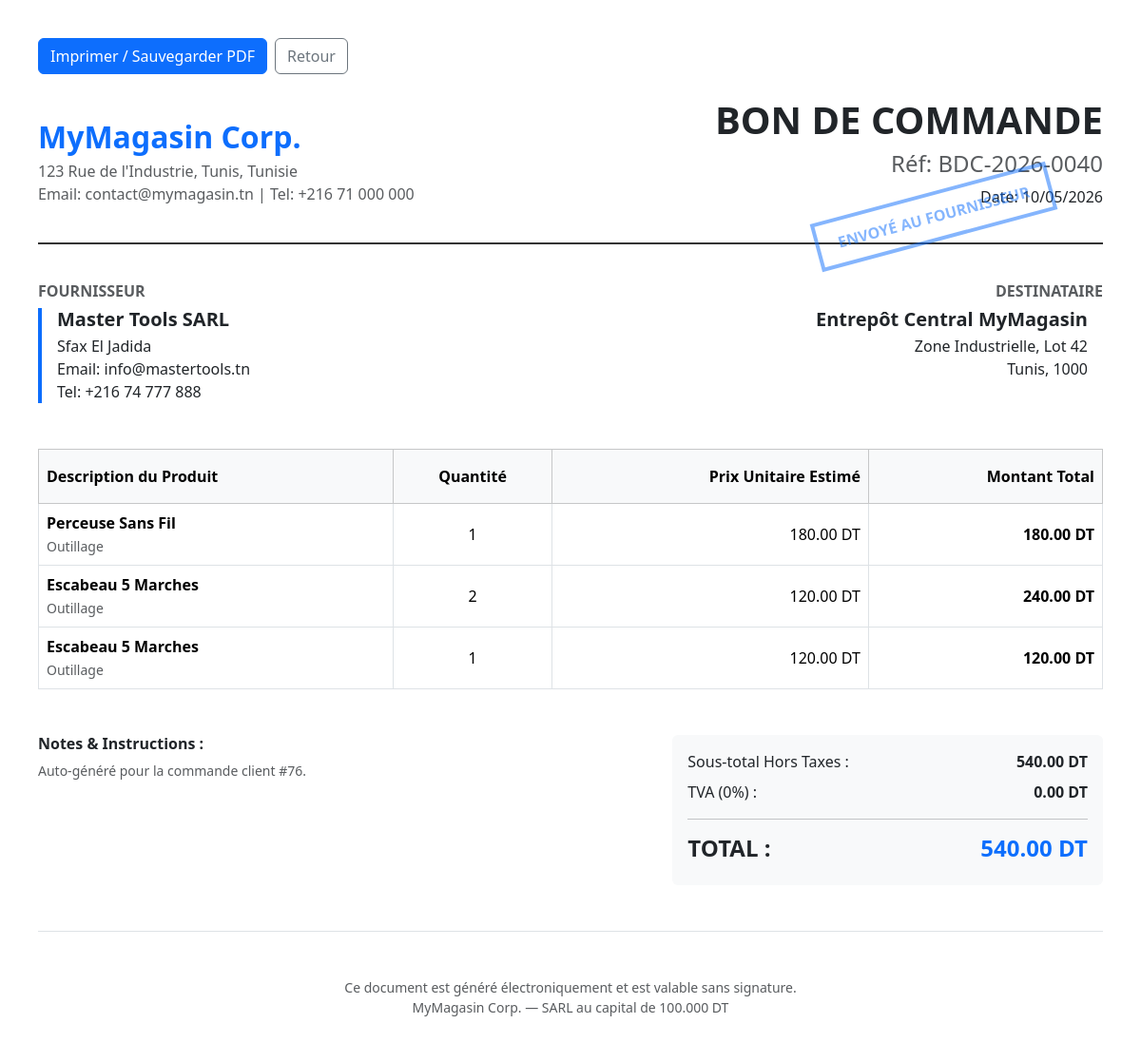
/magasin/bdc/40/imprimer/ (signed in), run on the app's committed database.
### magasin/models.py (models this page shows, shortened)
class BonDeCommande(models.Model):
    STATUT_CHOICES = [
        ('brouillon', 'Brouillon'),
        ('envoye',    'Envoyé au fournisseur'),
        ('accepte',   'Accepté'),
        ('recu',      'Reçu en magasin'),
        ('annule',    'Annulé'),
    ]
    fournisseur   = models.ForeignKey(Fournisseur, on_delete=models.PROTECT, related_name='bons_de_commande')
    commande      = models.ForeignKey(Commande, on_delete=models.SET_NULL, null=True, blank=True,
                                      related_name='bons_de_commande',
                                      verbose_name="Commande client liée (optionnel)")
    cree_par      = models.ForeignKey(User, on_delete=models.SET_NULL, null=True, related_name='bons_crees')
    statut        = models.CharField(max_length=20, choices=STATUT_CHOICES, default='brouillon')
    date_creation = models.DateTimeField(auto_now_add=True)
    date_envoi    = models.DateTimeField(null=True, blank=True)
    date_reception = models.DateTimeField(null=True, blank=True)
    notes         = models.TextField(blank=True)
    reference     = models.CharField(max_length=50, blank=True, verbose_name="Référence BDC")
    class Meta:
        verbose_name        = 'Bon de Commande'
        verbose_name_plural = 'Bons de Commande'
        ordering            = ['-date_creation']
    @property
    def total_bdc(self):
        return sum(ligne.total_ligne for ligne in self.lignes.all())

class Fournisseur(models.Model):
    nom       = models.CharField(max_length=100)
    adresse   = models.TextField()
    email     = models.EmailField()
    telephone = models.CharField(max_length=8)
    class Meta:
        verbose_name        = 'Fournisseur'
        verbose_name_plural = 'Fournisseurs'
        ordering            = ['nom']

class BonDeCommandeLigne(models.Model):
    bon        = models.ForeignKey(BonDeCommande, on_delete=models.CASCADE, related_name='lignes')
    produit    = models.ForeignKey(Produit, on_delete=models.PROTECT)
    quantite   = models.PositiveIntegerField(default=1)
    prix_achat = models.DecimalField(max_digits=10, decimal_places=2, default=0)
    @property
    def total_ligne(self):
        prix = self.prix_achat if self.prix_achat > 0 else self.produit.prix_achat
        return self.quantite * prix

class Produit(models.Model):
    TYPE_CHOICES = [
        ('em', 'Électroménager'),
        ('el', 'Électronique'),
        ('mo', 'Mobilier'),
        ('ve', 'Vêtement'),
        ('ou', 'Outillage'),
        ('al', 'Alimentation'),
        ('au', 'Autre'),
    ]
    type          = models.CharField(max_length=2, choices=TYPE_CHOICES)
    libelle       = models.CharField(max_length=100)
    description   = models.TextField()
    prix          = models.DecimalField(max_digits=10, decimal_places=2)
    prix_achat    = models.DecimalField(max_digits=10, decimal_places=2, default=0.00)
    stock         = models.PositiveIntegerField(default=0)
    stock_minimum = models.PositiveIntegerField(default=5, verbose_name="Stock minimum (alerte)")
    is_active     = models.BooleanField(default=True, verbose_name="Actif")
    categorie     = models.ForeignKey(Categorie,   on_delete=models.PROTECT)
    image         = models.ImageField(upload_to='produits/', blank=True, null=True)
    fournisseurs  = models.ManyToManyField(Fournisseur, through='ProduitFournisseur', related_name='produits_proposes')
    class Meta:
        verbose_name        = 'Produit'
        verbose_name_plural = 'Produits'
        ordering            = ['libelle']

class Categorie(models.Model):
    name = models.CharField(max_length=100)
    class Meta:
        verbose_name        = 'Catégorie'
        verbose_name_plural = 'Catégories'
        ordering            = ['name']

### magasin/views.py (the view)
# urls.py: path('bdc/<int:pk>/imprimer/', views.bdc_print, name='bdc_print'),
@employe_required
def bdc_print(request, pk):
    bdc = get_object_or_404(BonDeCommande, pk=pk)
    return render(request, 'magasin/bdc_print.html', {'bdc': bdc})

### magasin/templates/magasin/bdc_print.html (shortened to what this page needs)
<!DOCTYPE html>
<html lang="fr">
<head>
    <link href="https://cdn.jsdelivr.net/npm/bootstrap@5.3.2/dist/css/bootstrap.min.css" rel="stylesheet">
</head>
<body {% if 'print' in request.GET %}onload="window.print()"{% endif %}>
    <div class="no-print mb-4 d-flex gap-2">
        <button onclick="window.print()" class="btn btn-primary">Imprimer / Sauvegarder PDF</button>
        <a href="{% url 'bdc_liste' %}" class="btn btn-outline-secondary">Retour</a>
    </div>
    <div class="invoice-box position-relative">
        <div class="invoice-header d-flex justify-content-between align-items-center">
            <div>
                <div class="company-logo">MyMagasin Corp.</div>
                <p class="text-muted mb-0">123 Rue de l'Industrie, Tunis, Tunisie<br>Email: contact@mymagasin.tn | Tel: +216 71 000 000</p>
            </div>
            <div class="text-end">
                <h1 class="fw-bold">BON DE COMMANDE</h1>
                <h4 class="text-muted">Réf: {{ bdc.reference }}</h4>
                <p>Date: {{ bdc.date_creation|date:"d/m/Y" }}</p>
            </div>
        </div>
        <div class="status-stamp
            {% if bdc.statut == 'recu' %}text-success border-success
            {% elif bdc.statut == 'annule' %}text-danger border-danger
            {% else %}text-primary border-primary{% endif %}">
            {{ bdc.get_statut_display }}
        </div>
        <div class="row mb-5">
            <div class="col-6">
                <h6 class="text-muted text-uppercase fw-bold">FOURNISSEUR</h6>
                <div class="border-start border-4 border-primary ps-3">
                    <h5 class="fw-bold mb-1">{{ bdc.fournisseur.nom }}</h5>
                    <p class="mb-0">{{ bdc.fournisseur.adresse }}</p>
                    <p class="mb-0">Email: {{ bdc.fournisseur.email }}</p>
                    <p class="mb-0">Tel: {{ bdc.fournisseur.telephone }}</p>
                </div>
            </div>
            <div class="col-6 text-end">
                <h6 class="text-muted text-uppercase fw-bold">DESTINATAIRE</h6>
                <div class="pe-3">
                    <h5 class="fw-bold mb-1">Entrepôt Central MyMagasin</h5>
                    <p class="mb-0">Zone Industrielle, Lot 42</p>
                    <p class="mb-0">Tunis, 1000</p>
                </div>
            </div>
        </div>
        <table class="table table-bordered align-middle">
            <thead class="table-light">
                <tr>
                    <th class="py-3">Description du Produit</th>
                    <th class="text-center py-3">Quantité</th>
                    <th class="text-end py-3">Prix Unitaire Estimé</th>
                    <th class="text-end py-3">Montant Total</th>
                </tr>
            </thead>
            <tbody>
                {% for ligne in bdc.lignes.all %}
                <tr>
                    <td>
                        <div class="fw-bold">{{ ligne.produit.libelle }}</div>
                        <small class="text-muted">{{ ligne.produit.categorie.name }}</small>
                    </td>
                    <td class="text-center">{{ ligne.quantite }}</td>
                    <td class="text-end">{{ ligne.prix_achat|default:ligne.produit.prix_achat }} DT</td>
                    <td class="text-end fw-bold">{{ ligne.total_ligne }} DT</td>
                </tr>
                {% endfor %}
            </tbody>
        </table>
        <div class="row mt-5">
            <div class="col-7">
                <h6 class="fw-bold">Notes & Instructions :</h6>
                <p class="small text-muted">{{ bdc.notes|default:"Aucune instruction particulière." }}</p>
            </div>
            <div class="col-5">
                <div class="card bg-light border-0">
                    <div class="card-body">
                        <div class="d-flex justify-content-between mb-2">
                            <span>Sous-total Hors Taxes :</span>
                            <span class="fw-bold">{{ bdc.total_bdc }} DT</span>
                        </div>
                        <div class="d-flex justify-content-between mb-2">
                            <span>TVA (0%) :</span>
                            <span class="fw-bold">0.00 DT</span>
                        </div>
                        <hr>
                        <div class="d-flex justify-content-between h4 fw-bold">
                            <span>TOTAL :</span>
                            <span class="text-primary">{{ bdc.total_bdc }} DT</span>
                        </div>
                    </div>
                </div>
            </div>
        </div>
        <div class="mt-5 pt-5 border-top text-center small text-muted">
            <p>Ce document est généré électroniquement et est valable sans signature.<br>MyMagasin Corp. — SARL au capital de 100.000 DT</p>
        </div>
    </div>
</body>
</html>

### magasin/templates/magasin/bdc_print.html (style rules this page uses)
body { background: #fff; padding: 40px; font-family: 'Segoe UI', Tahoma, Geneva, Verdana, sans-serif; }
.invoice-header { border-bottom: 2px solid #333; padding-bottom: 20px; margin-bottom: 40px; }
.company-logo { font-size: 2rem; font-weight: bold; color: #0d6efd; }
.status-stamp { position: absolute; top: 100px; right: 50px; border: 4px solid; padding: 10px 20px; transform: rotate(-15deg); font-weight: bold; text-transform: uppercase; opacity: 0.5; }

### data on the page
BonDeCommande: reference "BDC-2026-0040", date_creation "10/05/2026", statut "ENVOYÉ AU FOURNISSEUR", fournisseur.nom "Master Tools SARL", fournisseur.adresse "Sfax El Jadida", fournisseur.email "info@mastertools.tn", fournisseur.telephone "+216 74 777 888", notes "Auto-généré pour la commande client #76.", total_bdc "540.00"
BonDeCommandeLigne: produit.libelle "Perceuse Sans Fil", produit.categorie.name "Outillage", quantite "1", prix_achat "180.00", total_ligne "180.00"
BonDeCommandeLigne: produit.libelle "Escabeau 5 Marches", produit.categorie.name "Outillage", quantite "2", prix_achat "120.00", total_ligne "240.00"
BonDeCommandeLigne: produit.libelle "Escabeau 5 Marches", produit.categorie.name "Outillage", quantite "1", prix_achat "120.00", total_ligne "120.00"
